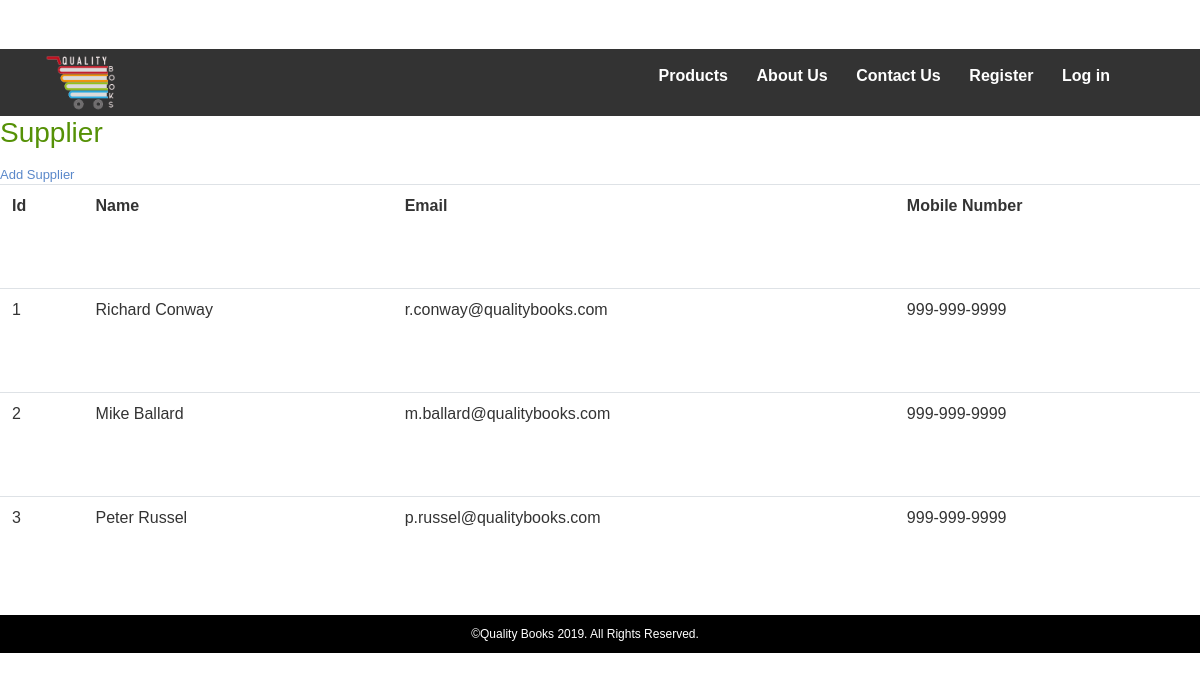
Screenshot of /supplier.php with the database file from the repository.
### tables this page shows
CREATE TABLE `suppliers` (
  `id` int(11) NOT NULL,
  `name` varchar(255) NOT NULL,
  `email` varchar(255) NOT NULL,
  `address` varchar(255) NOT NULL,
  `mobile_no` varchar(20) NOT NULL
);

### class/DB.class.php (called while the page is built, shortened)
<?php
class DB{
	var $servername = "localhost";
	var $username = "root";
	var $password = "";
	var $db = "QualityBooks";
	function __construct(){
		$this->conn = new mysqli($this->servername, $this->username, $this->password, $this->db);
	}
}
?>

### class/User.class.php (called while the page is built, shortened)
<?php
require_once( 'DB.class.php' );
class User{
	var $db;
	public function __construct()
	{
		$this->db = new DB();
	}
	public function suppliers(){
		$suppliers = array();
		$aSQL="SELECT * FROM suppliers";
		$query = mysqli_query($this->db->conn, $aSQL);
		while ($row = mysqli_fetch_array($query)){
			$supplier = array($row["id"], $row["name"],$row["email"], $row["address"],$row["mobile_no"]);
			array_push($suppliers, $supplier);
		}
		return $suppliers;
	}
}
?>

### supplier.php (the view, shortened to what this page needs)
<?php
require_once 'class/User.class.php';
$user = new User();
$suppliers = $user->suppliers();
?>
<?php include ("header.php");?>
<h3>Supplier</h3><a href="supplierAdd.php">Add Supplier</a>
<table class="table">
<tr>
<th>Id</th>
<th>Name</th>
<th>Email</th>
<th>Mobile Number</th>
</tr>
<?php
foreach ($suppliers as $supplier){
?>
	<tr>
	<td><?php echo $supplier[0];?></td>
	<td><?php echo $supplier[1];?></td>
	<td><?php echo $supplier[2];?></td>
	<td><?php echo $supplier[3];?></td>
	</tr>
<?php
}
?>
</table>
<?php include ("footer.php");?>

### css/style.css (style rules this page uses)
h1, h2, h3, h4, h5, h6 { margin: 0 0 15px; font-weight: normal; color: #559106; }
a { color: #5a88ca; }
.table { min-height: 415px; }

### rows the page displays
suppliers: id "1", name "Richard Conway", email "r.conway@qualitybooks.com", address "999-999-9999"
suppliers: id "2", name "Mike Ballard", email "m.ballard@qualitybooks.com", address "999-999-9999"
suppliers: id "3", name "Peter Russel", email "p.russel@qualitybooks.com", address "999-999-9999"
